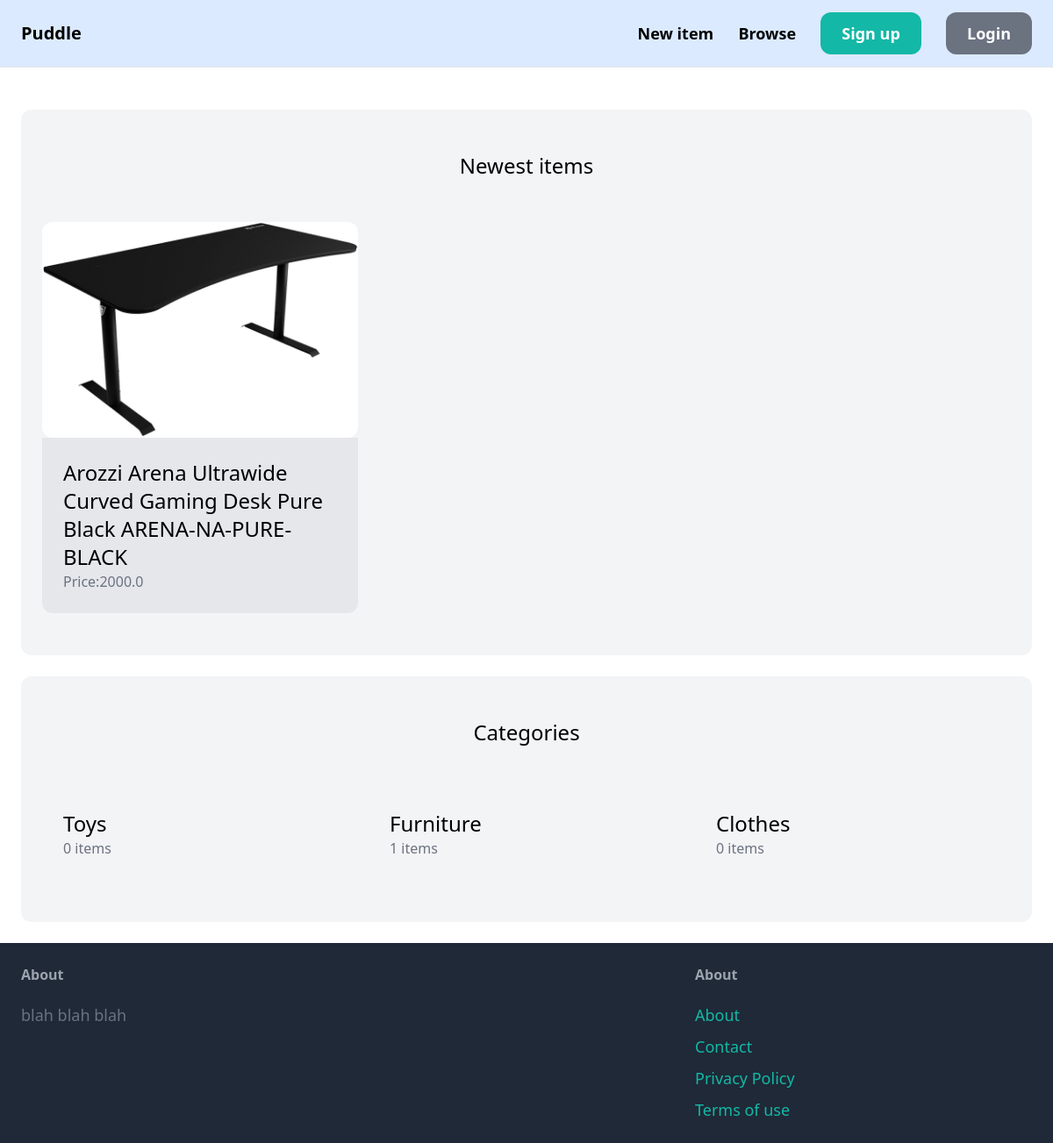
The page / on the database its author committed.
### item/models.py (models this page shows, shortened)
class Item(models.Model):
    category = models.ForeignKey(Category, related_name='items', on_delete=models.CASCADE)
    name = models.CharField(max_length=255)
    description = models.TextField(blank=True, null=True)
    price = models.FloatField()
    image = models.ImageField(upload_to='item_images',height_field=None, width_field=None, max_length=100)
    is_sold = models.BooleanField(default=False)
    created_by = models.ForeignKey(User, related_name='items', on_delete=models.CASCADE)
    created_at = models.DateTimeField(auto_now_add=True)

class Category(models.Model):
    name = models.CharField(max_length=255)
    class Meta:
        verbose_name_plural = "Categories"

### core/views.py (the view)
# urls.py: path('',views.index, name='index'),
def index(request):
    items = Item.objects.filter(is_sold=False)[0:6]
    categories = Category.objects.all()
    context = {
        'items': items,
        'categories': categories,
    }
    return render(request, 'core/index.html',context)

### core/templates/core/index.html (shortened to what this page needs)
{% extends "core/base.html" %}
{% block  content %}
<div class = "mt-6 px-6 py-12 bg-gray-100 rounded-xl">
    <h2 class="mb-12 text-2xl text-center">Newest items</h2>
    <div class = "grid grid-cols-3 gap-3">
    {%for item in items%}
        <div>
            <a href="{% url 'item:detail' item.id %}">
                <div> <img src="{{item.image.url}}" class = "rounded-xl"> </div>
            </a>
    <div class="p-6 bg-gray-200 rounded-b-xl">
        <h2 class= "text-2xl">{{item.name}}</h2>
        <p class= "text-gray-500">Price:{{item.price}}</p>
    </div>
</div>
    {%endfor%}
    </div>
</div>
<div class = "mt-6 px-6 py-12 bg-gray-100 rounded-xl">
    <h2 class="mb-12 text-2xl text-center">Categories</h2>
    <div class = "grid grid-cols-3 gap-3">
        {%for category in categories%}
    <div class="p-6 bg-black-700 rounded-b-xl">
        <h2 class= "text-2xl">{{category.name}}</h2>
        <p class= "text-gray-500">{{category.items.count}} items</p>
    </div>
        {%endfor%}
    </div>
</div>
{% endblock %}

### core/templates/core/base.html (shortened to what this page needs)
<!DOCTYPE html>
    <head>
        <script src="https://cdn.tailwindcss.com"></script>
    <body>
        <nav class= "py-6 px-6 flex justify-between items-center border-b border-gray-200 bg-blue-100">
            <a href="/" class="text-xl font-semibold">Puddle</a>
            <div class= "space-x-6">
                <a href="{% url 'item:new' %}" class="text-lg font-semibold hover:text-gray-500">New item</a>
                <a href="/" class="text-lg font-semibold hover:text-gray-500">Browse</a>
                {% if request.user.is_authenticated %}
                <a href="{% url 'conversation:inbox' %}" class="px-6 py-3 text-lg font-semibold bg-teal-500 text-white rounded-xl hover:bg-teal-700">Inbox</a>
                <a href="{% url 'dashboard:index' %}" class="px-6 py-3 text-lg font-semibold bg-gray-500 text-white rounded-xl hover:bg-gray-700">Dashboard</a>
                <a href="{% url 'core:logout' %}" class="px-6 py-3 text-lg font-semibold bg-teal-500 text-white rounded-xl hover:bg-red-300">Log out</a>
                {% else %}
                <a href="{% url 'core:signup' %}" class="px-6 py-3 text-lg font-semibold bg-teal-500 text-white rounded-xl hover:bg-teal-700">Sign up</a>
                <a href="{% url 'core:login' %}" class="px-6 py-3 text-lg font-semibold bg-gray-500 text-white rounded-xl hover:bg-gray-700">Login</a>
                {% endif %}
            </div>
        </nav>
        <div class="px-6 py-6">
            {% block content %}{% endblock %}
        </div>
        <footer class= " py-6 px-6 flex justify-between bg-gray-800">
            <div class= "w-2/3 pr-10">
                <h3 class=" mb-5 font-semibold text-gray-400">About</h3>
                <p class= "text-lg text-gray-500">blah blah blah</p>
            </div>
            <div class="w-1/3">
                <h3 class=" mb-5 font-semibold text-gray-400">About</h3>
                <ul class= "space-y-2">
                    <li><a href="#" class= "text-lg text-teal-500 hover:text-teal-700">About</li>
                    <li><a href="{% url 'core:contact' %}" class= "text-lg text-teal-500 hover:text-teal-700">Contact</li>
                    <li><a href="#" class= "text-lg text-teal-500 hover:text-teal-700">Privacy Policy</li>
                    <li><a href="#" class= "text-lg text-teal-500 hover:text-teal-700">Terms of use</li>
                </ul>
            </div>
        </footer>
    </body>
</html>

### rows shown on the page
Item: image (picture), name "Arozzi Arena Ultrawide Curved Gaming Desk Pure Black ARENA-NA-PURE-BLACK", price "2000.0"
Category: name "Toys", items.count "0"
Category: name "Furniture", items.count "1"
Category: name "Clothes", items.count "0"
